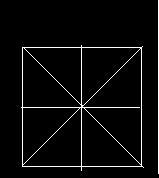
#> input picture LINE2.JPG, 159 x 178 px, found by its file name
$ python 5-horizontal-vertical-line.py
#> lines starting #> are read from the running program, lines starting #| are printed output that depends on the picture; after the words box and inside, x2 and y2 are one past the last pixel; in counts of white or black regions, pixels touching at a corner belong together
import cv2
import numpy as np
import matplotlib.pyplot as plt
# Load the image
image = cv2.imread('line2.jpg')
#> image is the input picture: shape (178, 159, 3); min 0, max 255, mean 10.8
# Convert the image to grayscale
gray_image = cv2.cvtColor(image, cv2.COLOR_BGR2GRAY)
# Apply Canny edge detection
edges = cv2.Canny(gray_image, threshold1=30, threshold2=100)
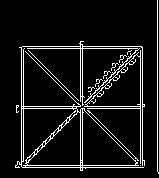
#> edges: shape (178, 159); 8.5% white in thin lines or dots, all inside (x1, y1, x2, y2) = (15, 0, 159, 174)
# Find horizontal and vertical lines using Hough Transform
lines = cv2.HoughLinesP(edges, 1, np.pi/180, threshold=50, minLineLength=100, maxLineGap=5)
#> lines = 14 rows, first 6: [157, 171, 157, 0], [142, 167, 142, 47], [19, 167, 140, 46], [16, 106, 144, 106], [140, 167, 140, 51], [21, 47, 141, 167]
# Create a copy of the original image to draw lines on
line_image = image.copy()
# Draw the detected lines on the image
for line in lines:
    x1, y1, x2, y2 = line[0]
    cv2.line(line_image, (x1, y1), (x2, y2), (0, 0, 255), 2)
#> this loop made 14 passes
#> (x1, y1, x2, y2) on passes 1 to 12: (157, 171, 157, 0), (142, 167, 142, 47), (19, 167, 140, 46), (16, 106, 144, 106), (140, 167, 140, 51), (21, 47, 141, 167), (80, 170, 80, 41), (82, 170, 82, 41), (21, 48, 139, 48), (23, 165, 144, 165), (22, 46, 141, 46), (15, 167, 143, 167)
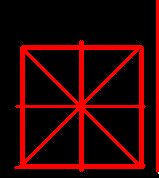
#> line_image: shape (178, 159, 3); 17.41% of pixels changed, all inside (x1, y1, x2, y2) = (14, 0, 159, 173)
# Display the images
plt.subplot(1, 2, 1)
plt.imshow(cv2.cvtColor(image, cv2.COLOR_BGR2RGB))
plt.title('Original Image')

plt.subplot(1, 2, 2)
plt.imshow(cv2.cvtColor(line_image, cv2.COLOR_BGR2RGB))
plt.title('Image with Detected Lines')
plt.show()
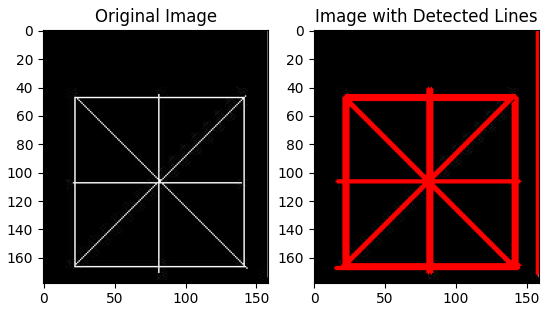
#> figure drawn by matplotlib, 2 panels

$ run again, with LINE3.JPG copied over LINE2.JPG
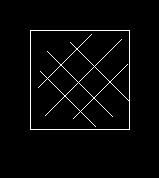
#> input picture LINE3.JPG, 159 x 178 px, found by its file name
#> image is the input picture: shape (178, 159, 3); min 0, max 255, mean 7.5
#> `edges = cv2.Canny(gray_image, threshold1=30, threshold2=100)`:
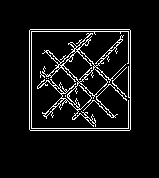
#> edges: shape (178, 159); 7% white in thin lines or dots, all inside (x1, y1, x2, y2) = (29, 29, 131, 131)
#> lines = [[29, 31, 130, 31]]
#> the loop `for line in lines:` made 1 pass
#> `plt.show()`:
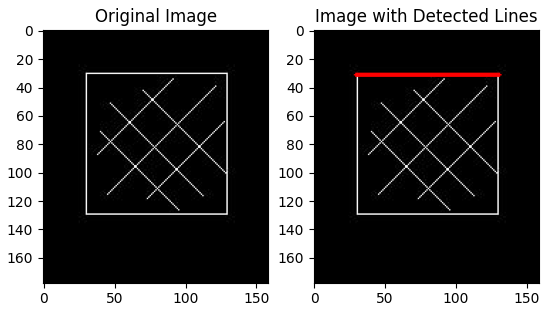
#> figure drawn by matplotlib, 2 panels
